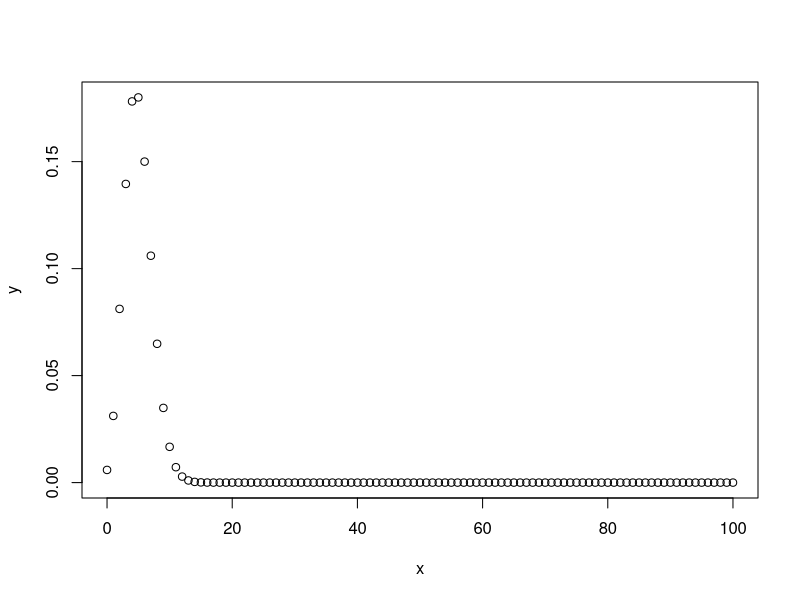
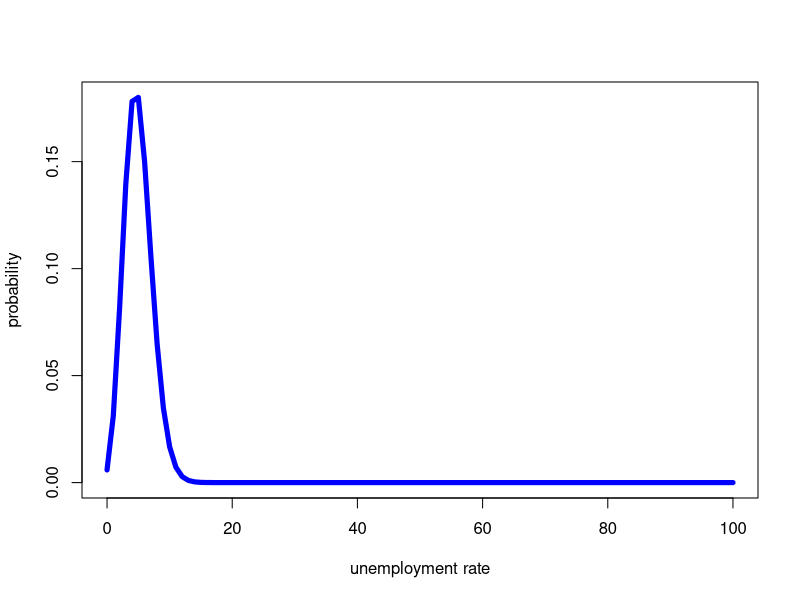

Write the R code that produced these figures, in order.
## ---- chunk 1
knitr::opts_chunk$set(echo = TRUE)
## ---- chunk 2
x <- seq(0,100,by = 1)
y <- dbinom(x,size=100,prob=0.05)
plot(x,y)
## ---- chunk 3
plot(x,y, type="l", col="Blue", lwd=5, pch=15, xlab="unemployment rate", ylab="probability")
## ---- chunk 4
pbinom(0, size=100, prob=0.05) + (1 - pbinom(9, size=100, prob=0.05))

binom.test(x = 10, n = 100, p = 0.05,
           alternative = "two.sided",
           conf.level = 0.95)
## ---- chunk 5
1 - pbinom(9, size=100, prob=0.05)

binom.test(x = 10, n = 100, p = 0.05,
           alternative = "greater",
           conf.level = 0.95)
## ---- chunk 6
# t.test(x, y = NULL,
#        alternative = c("two.sided", "less", "greater"),
#        mu = 0, paired = FALSE, var.equal = FALSE,
#        conf.level = 0.95, …)

data <- rep(c(1,0),times=c(10,90))
t.test(data, mu=0.05, alternative = "greater")
## ---- chunk 7
# male programmer: 8
# male not: 2
# female p:3
# female not: 7
# groups of male/female

d <- matrix(c(8,2,3,7), nrow=2)
fisher.test(d)
fisher.test(d, alternative='greater')
